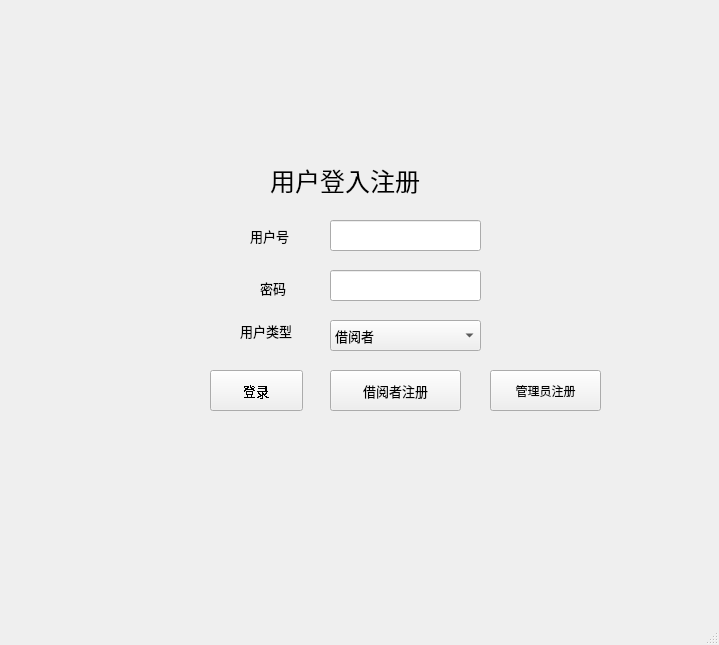
<?xml version="1.0" encoding="UTF-8"?>
<ui version="4.0">
 <class>MainWindow</class>
 <widget class="QMainWindow" name="MainWindow">
  <property name="geometry">
   <rect>
    <x>0</x>
    <y>0</y>
    <width>719</width>
    <height>645</height>
   </rect>
  </property>
  <property name="windowTitle">
   <string>MainWindow</string>
  </property>
  <widget class="QWidget" name="centralwidget">
   <widget class="QLabel" name="label">
    <property name="geometry">
     <rect>
      <x>250</x>
      <y>220</y>
      <width>111</width>
      <height>31</height>
     </rect>
    </property>
    <property name="font">
     <font>
      <family>宋体</family>
      <pointsize>10</pointsize>
      <weight>50</weight>
      <bold>false</bold>
     </font>
    </property>
    <property name="text">
     <string>用户号</string>
    </property>
   </widget>
   <widget class="QLabel" name="label_2">
    <property name="geometry">
     <rect>
      <x>260</x>
      <y>280</y>
      <width>51</width>
      <height>16</height>
     </rect>
    </property>
    <property name="font">
     <font>
      <family>宋体</family>
      <pointsize>10</pointsize>
      <weight>50</weight>
      <bold>false</bold>
     </font>
    </property>
    <property name="text">
     <string>密码</string>
    </property>
   </widget>
   <widget class="QPushButton" name="pushButton">
    <property name="geometry">
     <rect>
      <x>210</x>
      <y>370</y>
      <width>93</width>
      <height>41</height>
     </rect>
    </property>
    <property name="font">
     <font>
      <family>宋体</family>
      <pointsize>10</pointsize>
      <weight>50</weight>
      <bold>false</bold>
      <stylestrategy>NoAntialias</stylestrategy>
     </font>
    </property>
    <property name="cursor">
     <cursorShape>ArrowCursor</cursorShape>
    </property>
    <property name="mouseTracking">
     <bool>false</bool>
    </property>
    <property name="tabletTracking">
     <bool>false</bool>
    </property>
    <property name="acceptDrops">
     <bool>false</bool>
    </property>
    <property name="autoFillBackground">
     <bool>false</bool>
    </property>
    <property name="text">
     <string>登录</string>
    </property>
    <property name="checkable">
     <bool>false</bool>
    </property>
   </widget>
   <widget class="QLabel" name="label_3">
    <property name="geometry">
     <rect>
      <x>240</x>
      <y>320</y>
      <width>91</width>
      <height>21</height>
     </rect>
    </property>
    <property name="font">
     <font>
      <family>宋体</family>
      <pointsize>10</pointsize>
      <weight>50</weight>
      <bold>false</bold>
     </font>
    </property>
    <property name="text">
     <string>用户类型</string>
    </property>
   </widget>
   <widget class="QLabel" name="label_4">
    <property name="geometry">
     <rect>
      <x>270</x>
      <y>140</y>
      <width>331</width>
      <height>81</height>
     </rect>
    </property>
    <property name="font">
     <font>
      <family>宋体</family>
      <pointsize>19</pointsize>
      <weight>50</weight>
      <italic>false</italic>
      <bold>false</bold>
     </font>
    </property>
    <property name="text">
     <string>用户登入注册</string>
    </property>
   </widget>
   <widget class="QPushButton" name="pushButton_2">
    <property name="geometry">
     <rect>
      <x>330</x>
      <y>370</y>
      <width>131</width>
      <height>41</height>
     </rect>
    </property>
    <property name="font">
     <font>
      <family>宋体</family>
      <pointsize>10</pointsize>
      <weight>50</weight>
      <bold>false</bold>
     </font>
    </property>
    <property name="text">
     <string>借阅者注册</string>
    </property>
   </widget>
   <widget class="QComboBox" name="comboBox">
    <property name="geometry">
     <rect>
      <x>330</x>
      <y>320</y>
      <width>151</width>
      <height>31</height>
     </rect>
    </property>
    <property name="font">
     <font>
      <family>宋体</family>
      <pointsize>10</pointsize>
      <weight>50</weight>
      <bold>false</bold>
     </font>
    </property>
    <item>
     <property name="text">
      <string>借阅者</string>
     </property>
    </item>
    <item>
     <property name="text">
      <string>管理员</string>
     </property>
    </item>
   </widget>
   <widget class="QPushButton" name="pushButton_3">
    <property name="geometry">
     <rect>
      <x>490</x>
      <y>370</y>
      <width>111</width>
      <height>41</height>
     </rect>
    </property>
    <property name="text">
     <string>管理员注册</string>
    </property>
   </widget>
   <widget class="QLineEdit" name="lineEdit">
    <property name="geometry">
     <rect>
      <x>330</x>
      <y>270</y>
      <width>151</width>
      <height>31</height>
     </rect>
    </property>
    <property name="echoMode">
     <enum>QLineEdit::Password</enum>
    </property>
   </widget>
   <widget class="QLineEdit" name="lineEdit_2">
    <property name="geometry">
     <rect>
      <x>330</x>
      <y>220</y>
      <width>151</width>
      <height>31</height>
     </rect>
    </property>
   </widget>
  </widget>
  <widget class="QMenuBar" name="menubar">
   <property name="geometry">
    <rect>
     <x>0</x>
     <y>0</y>
     <width>719</width>
     <height>26</height>
    </rect>
   </property>
  </widget>
  <widget class="QStatusBar" name="statusbar"/>
 </widget>
 <resources/>
 <connections/>
</ui>
